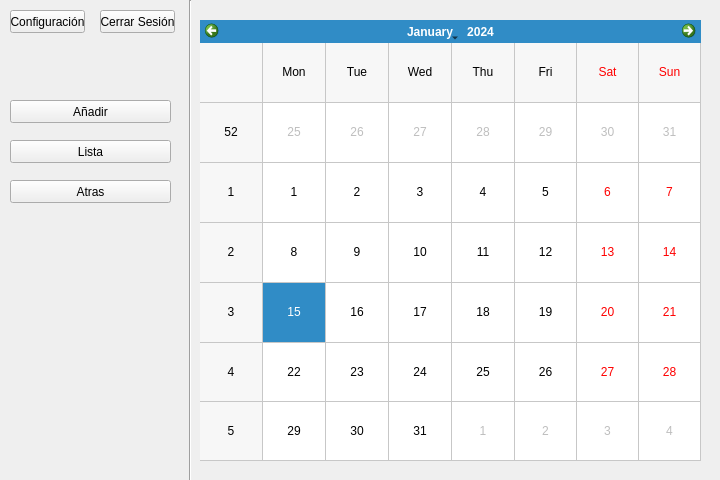
<?xml version="1.0" encoding="UTF-8"?>
<ui version="4.0">
 <class>MainWindow</class>
 <widget class="QMainWindow" name="MainWindow">
  <property name="geometry">
   <rect>
    <x>0</x>
    <y>0</y>
    <width>720</width>
    <height>480</height>
   </rect>
  </property>
  <property name="tabletTracking">
   <bool>false</bool>
  </property>
  <property name="windowTitle">
   <string>Materia</string>
  </property>
  <property name="styleSheet">
   <string notr="true"/>
  </property>
  <widget class="QWidget" name="centralwidget">
   <widget class="Line" name="line">
    <property name="geometry">
     <rect>
      <x>180</x>
      <y>0</y>
      <width>21</width>
      <height>481</height>
     </rect>
    </property>
    <property name="sizePolicy">
     <sizepolicy hsizetype="Preferred" vsizetype="Preferred">
      <horstretch>0</horstretch>
      <verstretch>0</verstretch>
     </sizepolicy>
    </property>
    <property name="orientation">
     <enum>Qt::Vertical</enum>
    </property>
   </widget>
   <widget class="QPushButton" name="config">
    <property name="geometry">
     <rect>
      <x>10</x>
      <y>10</y>
      <width>75</width>
      <height>23</height>
     </rect>
    </property>
    <property name="toolTip">
     <string>&lt;html&gt;&lt;head/&gt;&lt;body&gt;&lt;p&gt;&lt;br/&gt;&lt;/p&gt;&lt;/body&gt;&lt;/html&gt;</string>
    </property>
    <property name="styleSheet">
     <string notr="true"/>
    </property>
    <property name="text">
     <string>Configuración</string>
    </property>
   </widget>
   <widget class="QPushButton" name="logout">
    <property name="geometry">
     <rect>
      <x>100</x>
      <y>10</y>
      <width>75</width>
      <height>23</height>
     </rect>
    </property>
    <property name="styleSheet">
     <string notr="true"/>
    </property>
    <property name="text">
     <string>Cerrar Sesión</string>
    </property>
   </widget>
   <widget class="QPushButton" name="registrarb">
    <property name="geometry">
     <rect>
      <x>10</x>
      <y>100</y>
      <width>161</width>
      <height>23</height>
     </rect>
    </property>
    <property name="styleSheet">
     <string notr="true"/>
    </property>
    <property name="text">
     <string>Añadir</string>
    </property>
   </widget>
   <widget class="QPushButton" name="listab">
    <property name="geometry">
     <rect>
      <x>10</x>
      <y>140</y>
      <width>161</width>
      <height>23</height>
     </rect>
    </property>
    <property name="styleSheet">
     <string notr="true"/>
    </property>
    <property name="text">
     <string>Lista</string>
    </property>
   </widget>
   <widget class="QCalendarWidget" name="calendarWidget">
    <property name="geometry">
     <rect>
      <x>200</x>
      <y>20</y>
      <width>501</width>
      <height>441</height>
     </rect>
    </property>
    <property name="whatsThis">
     <string>&lt;html&gt;&lt;head/&gt;&lt;body&gt;&lt;p&gt;&lt;br/&gt;&lt;/p&gt;&lt;/body&gt;&lt;/html&gt;</string>
    </property>
    <property name="styleSheet">
     <string notr="true"/>
    </property>
    <property name="gridVisible">
     <bool>true</bool>
    </property>
    <property name="navigationBarVisible">
     <bool>true</bool>
    </property>
    <property name="dateEditEnabled">
     <bool>true</bool>
    </property>
   </widget>
   <widget class="QPushButton" name="atrasb">
    <property name="geometry">
     <rect>
      <x>10</x>
      <y>180</y>
      <width>161</width>
      <height>23</height>
     </rect>
    </property>
    <property name="styleSheet">
     <string notr="true"/>
    </property>
    <property name="text">
     <string>Atras</string>
    </property>
   </widget>
  </widget>
 </widget>
 <resources/>
 <connections>
  <connection>
   <sender>atrasb</sender>
   <signal>clicked(bool)</signal>
   <receiver>MainWindow</receiver>
   <slot>close()</slot>
   <hints>
    <hint type="sourcelabel">
     <x>90</x>
     <y>191</y>
    </hint>
    <hint type="destinationlabel">
     <x>359</x>
     <y>239</y>
    </hint>
   </hints>
  </connection>
 </connections>
</ui>
